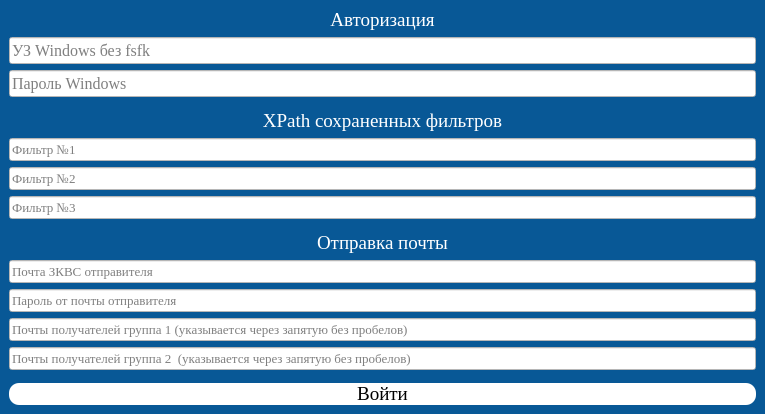
<?xml version="1.0" encoding="UTF-8"?>
<ui version="4.0">
 <class>MainWindow</class>
 <widget class="QMainWindow" name="MainWindow">
  <property name="geometry">
   <rect>
    <x>0</x>
    <y>0</y>
    <width>765</width>
    <height>414</height>
   </rect>
  </property>
  <property name="windowTitle">
   <string>MainWindow</string>
  </property>
  <widget class="QWidget" name="centralwidget">
   <layout class="QVBoxLayout" name="verticalLayout">
    <property name="spacing">
     <number>0</number>
    </property>
    <property name="leftMargin">
     <number>0</number>
    </property>
    <property name="topMargin">
     <number>0</number>
    </property>
    <property name="rightMargin">
     <number>0</number>
    </property>
    <property name="bottomMargin">
     <number>0</number>
    </property>
    <item>
     <widget class="QWidget" name="widget" native="true">
      <property name="styleSheet">
       <string notr="true">QWidget{
	background-color: rgb(8, 88, 150);
}

QLineEdit{
background-color: rgb(255, 255, 255);
}

QPushButton{
	color: black;
	background-color: rgb(255, 255, 255);
	border-radius: 10px;
}

QPushButton:hover{
	color: black;
	background-color: rgb(100, 255, 255);
	border-radius: 10px;
}</string>
      </property>
      <layout class="QVBoxLayout" name="verticalLayout_2">
       <item>
        <widget class="QLabel" name="label">
         <property name="font">
          <font>
           <family>Times New Roman</family>
           <pointsize>14</pointsize>
          </font>
         </property>
         <property name="styleSheet">
          <string notr="true">QLabel{
	color: white;
	background-color: rgba(255, 255, 255, 0);
}</string>
         </property>
         <property name="text">
          <string>Авторизация</string>
         </property>
         <property name="alignment">
          <set>Qt::AlignCenter</set>
         </property>
        </widget>
       </item>
       <item>
        <widget class="QLineEdit" name="lineEdit">
         <property name="font">
          <font>
           <family>Times New Roman</family>
           <pointsize>12</pointsize>
          </font>
         </property>
         <property name="placeholderText">
          <string>УЗ Windows без fsfk</string>
         </property>
        </widget>
       </item>
       <item>
        <widget class="QLineEdit" name="lineEdit_2">
         <property name="font">
          <font>
           <family>Times New Roman</family>
           <pointsize>12</pointsize>
          </font>
         </property>
         <property name="echoMode">
          <enum>QLineEdit::Password</enum>
         </property>
         <property name="placeholderText">
          <string>Пароль Windows</string>
         </property>
        </widget>
       </item>
       <item>
        <spacer name="verticalSpacer">
         <property name="orientation">
          <enum>Qt::Vertical</enum>
         </property>
         <property name="sizeHint" stdset="0">
          <size>
           <width>20</width>
           <height>40</height>
          </size>
         </property>
        </spacer>
       </item>
       <item>
        <widget class="QLabel" name="label_2">
         <property name="font">
          <font>
           <family>Times New Roman</family>
           <pointsize>14</pointsize>
          </font>
         </property>
         <property name="styleSheet">
          <string notr="true">QLabel{
	color: white;
	background-color: rgba(255, 255, 255, 0);
}</string>
         </property>
         <property name="text">
          <string>XPath сохраненных фильтров</string>
         </property>
         <property name="alignment">
          <set>Qt::AlignCenter</set>
         </property>
        </widget>
       </item>
       <item>
        <widget class="QLineEdit" name="lineEdit_3">
         <property name="font">
          <font>
           <family>Times New Roman</family>
           <pointsize>10</pointsize>
          </font>
         </property>
         <property name="placeholderText">
          <string>Фильтр №1</string>
         </property>
        </widget>
       </item>
       <item>
        <widget class="QLineEdit" name="lineEdit_4">
         <property name="font">
          <font>
           <family>Times New Roman</family>
           <pointsize>10</pointsize>
          </font>
         </property>
         <property name="placeholderText">
          <string>Фильтр №2</string>
         </property>
        </widget>
       </item>
       <item>
        <widget class="QLineEdit" name="lineEdit_5">
         <property name="font">
          <font>
           <family>Times New Roman</family>
           <pointsize>10</pointsize>
          </font>
         </property>
         <property name="placeholderText">
          <string>Фильтр №3</string>
         </property>
        </widget>
       </item>
       <item>
        <spacer name="verticalSpacer_2">
         <property name="orientation">
          <enum>Qt::Vertical</enum>
         </property>
         <property name="sizeHint" stdset="0">
          <size>
           <width>20</width>
           <height>40</height>
          </size>
         </property>
        </spacer>
       </item>
       <item>
        <widget class="QLabel" name="label_3">
         <property name="font">
          <font>
           <family>Times New Roman</family>
           <pointsize>14</pointsize>
          </font>
         </property>
         <property name="styleSheet">
          <string notr="true">QLabel{
	color: white;
	background-color: rgba(255, 255, 255, 0);
}</string>
         </property>
         <property name="text">
          <string>Отправка почты</string>
         </property>
         <property name="alignment">
          <set>Qt::AlignCenter</set>
         </property>
        </widget>
       </item>
       <item>
        <widget class="QLineEdit" name="lineEdit_6">
         <property name="font">
          <font>
           <family>Times New Roman</family>
           <pointsize>10</pointsize>
          </font>
         </property>
         <property name="placeholderText">
          <string>Почта ЗКВС отправителя</string>
         </property>
        </widget>
       </item>
       <item>
        <widget class="QLineEdit" name="lineEdit_7">
         <property name="font">
          <font>
           <family>Times New Roman</family>
           <pointsize>10</pointsize>
          </font>
         </property>
         <property name="echoMode">
          <enum>QLineEdit::Password</enum>
         </property>
         <property name="placeholderText">
          <string>Пароль от почты отправителя</string>
         </property>
        </widget>
       </item>
       <item>
        <widget class="QLineEdit" name="lineEdit_8">
         <property name="font">
          <font>
           <family>Times New Roman</family>
           <pointsize>10</pointsize>
          </font>
         </property>
         <property name="placeholderText">
          <string>Почты получателей группа 1 (указывается через запятую без пробелов)</string>
         </property>
        </widget>
       </item>
       <item>
        <widget class="QLineEdit" name="lineEdit_9">
         <property name="font">
          <font>
           <family>Times New Roman</family>
           <pointsize>10</pointsize>
          </font>
         </property>
         <property name="placeholderText">
          <string>Почты получателей группа 2  (указывается через запятую без пробелов)</string>
         </property>
        </widget>
       </item>
       <item>
        <spacer name="verticalSpacer_3">
         <property name="orientation">
          <enum>Qt::Vertical</enum>
         </property>
         <property name="sizeHint" stdset="0">
          <size>
           <width>20</width>
           <height>40</height>
          </size>
         </property>
        </spacer>
       </item>
       <item>
        <widget class="QPushButton" name="pushButton">
         <property name="font">
          <font>
           <family>Times New Roman</family>
           <pointsize>14</pointsize>
          </font>
         </property>
         <property name="text">
          <string>Войти</string>
         </property>
        </widget>
       </item>
      </layout>
     </widget>
    </item>
   </layout>
  </widget>
 </widget>
 <resources/>
 <connections/>
</ui>
